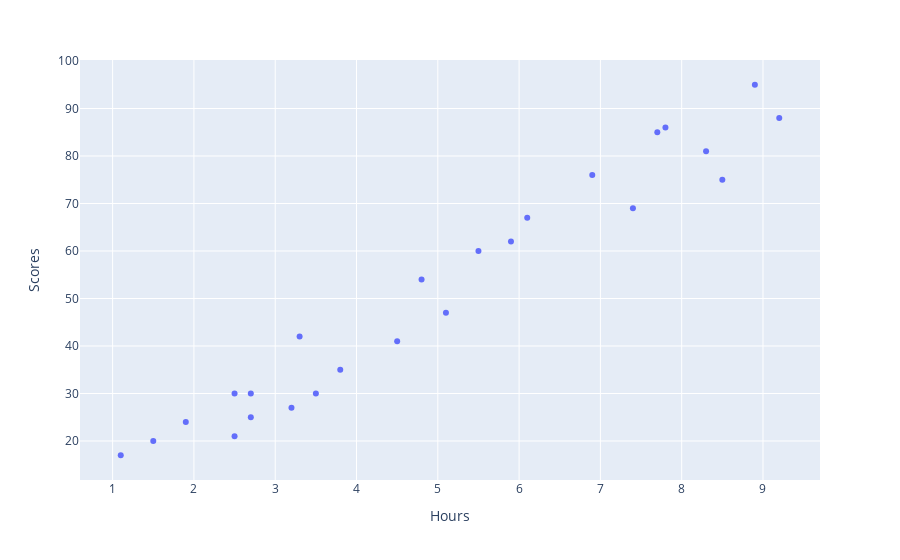

The notebook cell saved with this chart:
### Code cell
# Plotting the distribution of scores
fig = px.scatter(s_data,x='Hours', y='Scores')
fig.show()

### Figure 1 — Plotly figure (JSON) as saved in the notebook; plotly's stock layout.template omitted (floating-point values rounded to 4 significant figures)
{"data": [{"hovertemplate": "Hours=%{x}<br>Scores=%{y}<extra></extra>", "legendgroup": "", "marker": {"color": "#636efa", "symbol": "circle"}, "mode": "markers", "name": "", "orientation": "v", "showlegend": false, "type": "scatter", "x": [2.5, 5.1, 3.2, 8.5, 3.5, 1.5, 9.2, 5.5, 8.3, 2.7, 7.7, 5.9, 4.5, 3.3, 1.1, 8.9, 2.5, 1.9, 6.1, 7.4, 2.7, 4.8, 3.8, 6.9, 7.8], "xaxis": "x", "y": [21, 47, 27, 75, 30, 20, 88, 60, 81, 25, 85, 62, 41, 42, 17, 95, 30, 24, 67, 69, 30, 54, 35, 76, 86], "yaxis": "y"}], "layout": {"legend": {"tracegroupgap": 0}, "margin": {"t": 60}, "xaxis": {"anchor": "y", "domain": [0, 1], "title": {"text": "Hours"}}, "yaxis": {"anchor": "x", "domain": [0, 1], "title": {"text": "Scores"}}}}
